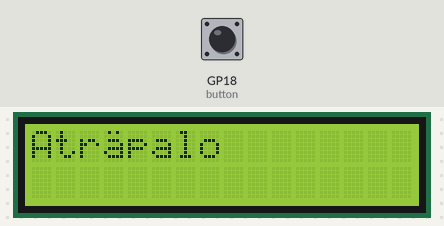
Bench run of a program on a simulated Raspberry Pi Pico running MicroPython. Parts: 16×2 character LCD. Inputs (shaded band) come from the test bench; at power-on: GP18 (button) HIGH. WiFi joins after 1.5 s; random numbers come from a fixed seed; requests to the public web service named in the program get a made-up reply in its usual format after 0.4 s (London, UTC, broken clouds, 64 % humidity, 1013 hPa unless stated); library files of the repository ran but are not shown: pico_i2c_lcd.py; what the program prints to the serial console is not drawn.

Above: at 1.7 s.
At 3.8 s:
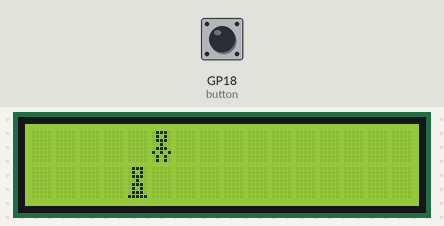
3.9 s: GP18 (button) pulled LOW for 0.25 s
At 5.1 s:
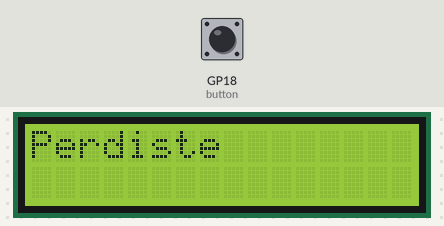
At 6.7 s:
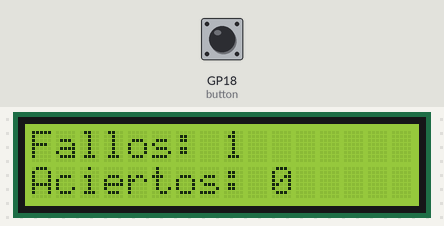
Timing chart, 0 to 8.2 s (numbered marks = the images above; inputs shaded):
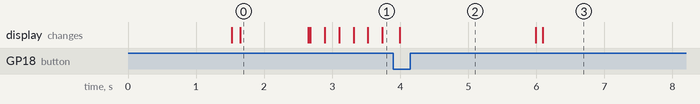

Measured:
- what the display in image 0 shows lasts 1.1 s, from 1.6 s to 2.7 s

The program:

catch_it.py
```python
from machine import Pin, I2C
from time import sleep
from pico_i2c_lcd import I2cLcd
from machine import SoftI2C
import random
import network, urequests, machine

I2C_DDR = 0x27
I2C_NUM_ROWS = 2
I2C_NUM_COLS = 16

ssid = "UNIFI-ITSA"
password = ""
wlan = network.WLAN(network.STA_IF)
print(wlan.active(True))
wlan.connect(ssid, password)
while not wlan.isconnected():
    pass

url = "https://api.thingspeak.com/update?api_key=T3KABTQMOAA9YDW2"

# Configuración del I2C
i2c = SoftI2C(sda=Pin(4), scl=Pin(5), freq=40000)

# Inicializar el LCD
lcd = I2cLcd(i2c, I2C_DDR, I2C_NUM_ROWS, I2C_NUM_COLS)

# Configuración del botón
button = Pin(18, Pin.IN, Pin.PULL_UP)

# Definición de caracteres personalizados
player_char = [0x0E, 0x0A, 0x0E, 0x04, 0x0E, 0x15, 0x0A, 0x0A]  # Jugador
target_char = [0x0E, 0x0A, 0x0E, 0x04, 0x0E, 0x0A, 0x0E, 0x1F]  # Objetivo

# Cargar caracteres personalizados en el LCD
lcd.custom_char(0, bytearray(player_char))
lcd.custom_char(1, bytearray(target_char))

# Variables de contadores
aciertos = 0
fallos = 0
intentos = 0  # Añadir contador de intentos

def start_game():
    global aciertos, fallos, intentos
    lcd.clear()
    lcd.putstr("Atrápalo")
    sleep(1)
    lcd.clear()
    cursor_position = 0
    target_position = random.randint(0, 15)
    lcd.move_to(target_position, 1)
    lcd.putchar(chr(1))  # Mostrar el objetivo
    intentos += 1

    while True:
        if button.value() == 0:
            if cursor_position == target_position:
                aciertos += 1
                lcd.clear()
                lcd.putstr("Ganaste")
                break
            else:
                fallos += 1
                lcd.clear()
                lcd.putstr("Perdiste")
                break
        lcd.move_to(cursor_position, 0)
        lcd.putchar(chr(0))  # Mostrar el jugador
        sleep(0.2)
        lcd.move_to(cursor_position, 0)
        lcd.putstr(' ')  # Limpiar la posición anterior del jugador
        cursor_position = (cursor_position + 1) % 16

    sleep(2)
    lcd.clear()
    lcd.putstr(f"Fallos: {fallos}")
    lcd.move_to(0, 1)
    lcd.putstr(f"Aciertos: {aciertos}")
    print(str(fallos) + "-" + str(aciertos))
    #f"{url}&field3={fallos}&field2={aciertos}"
    respuesta = urequests.get(url + "&field3=" + str(fallos) + "&field2=" + str(aciertos))
    respuesta.close()
    sleep(3)

def main():
    global intentos
    while intentos < 5:  # Terminar después de 5 intentos
        start_game()
        sleep(2)

    # Mostrar mensaje de fin de juego
    lcd.clear()
    lcd.putstr("Fin del Juego")
    sleep(2)
    lcd.clear()
    lcd.putstr(f"T Fallos: {fallos}")
    lcd.move_to(0, 1)
    lcd.putstr(f"T Aciertos: {aciertos}")
    print("Juego terminado.")
    print("T Fallos:", fallos)
    print("T Aciertos:", aciertos)

main()
```
